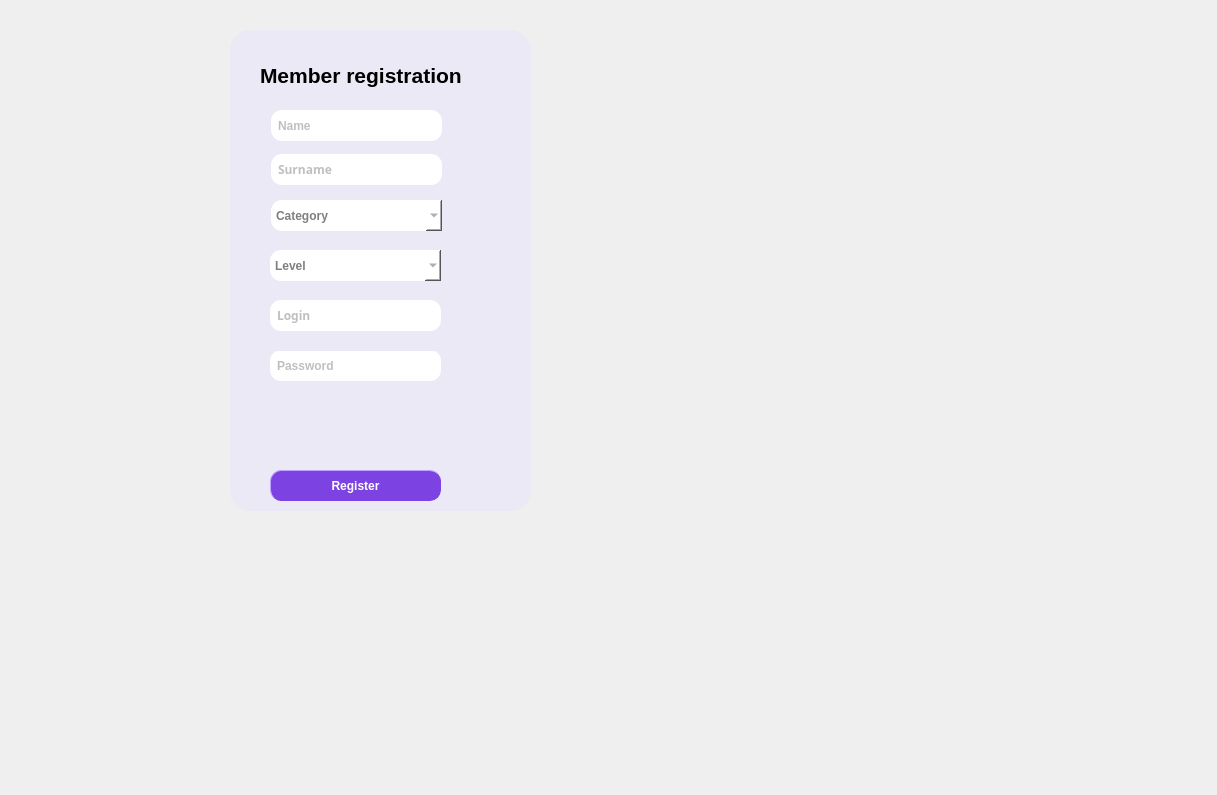
<?xml version="1.0" encoding="UTF-8"?>
<ui version="4.0">
 <class>Member_registration</class>
 <widget class="QWidget" name="Member_registration">
  <property name="geometry">
   <rect>
    <x>0</x>
    <y>0</y>
    <width>1217</width>
    <height>795</height>
   </rect>
  </property>
  <property name="font">
   <font>
    <family>Source Code Pro</family>
   </font>
  </property>
  <property name="windowTitle">
   <string>Member_registration</string>
  </property>
  <property name="styleSheet">
   <string notr="true"/>
  </property>
  <widget class="QWidget" name="widget" native="true">
   <property name="geometry">
    <rect>
     <x>230</x>
     <y>30</y>
     <width>301</width>
     <height>481</height>
    </rect>
   </property>
   <property name="styleSheet">
    <string notr="true">background: #EBE9F5;
border-radius: 20px;

</string>
   </property>
   <widget class="QLabel" name="password_status">
    <property name="geometry">
     <rect>
      <x>40</x>
      <y>360</y>
      <width>231</width>
      <height>71</height>
     </rect>
    </property>
    <property name="font">
     <font>
      <family>Segoe UI</family>
      <pointsize>7</pointsize>
      <bold>true</bold>
     </font>
    </property>
    <property name="styleSheet">
     <string notr="true">color:red</string>
    </property>
    <property name="text">
     <string/>
    </property>
   </widget>
   <widget class="QLineEdit" name="name_input">
    <property name="geometry">
     <rect>
      <x>41</x>
      <y>80</y>
      <width>171</width>
      <height>31</height>
     </rect>
    </property>
    <property name="font">
     <font>
      <family>Segoe UI</family>
      <bold>true</bold>
     </font>
    </property>
    <property name="styleSheet">
     <string notr="true">border-radius: 11px;
border-width: 1px;
background-color: #FFFFFF;
color: #7F7F7F;
padding: 5px;</string>
    </property>
    <property name="placeholderText">
     <string>Name</string>
    </property>
   </widget>
   <widget class="QLineEdit" name="password_input">
    <property name="geometry">
     <rect>
      <x>40</x>
      <y>320</y>
      <width>171</width>
      <height>31</height>
     </rect>
    </property>
    <property name="font">
     <font>
      <family>Segoe UI</family>
      <bold>true</bold>
     </font>
    </property>
    <property name="styleSheet">
     <string notr="true">border-radius: 11px;
border-width: 1px;
background-color: #FFFFFF;
color: #7F7F7F;
padding: 5px;</string>
    </property>
    <property name="placeholderText">
     <string>Password</string>
    </property>
   </widget>
   <widget class="QToolButton" name="register_button">
    <property name="geometry">
     <rect>
      <x>40</x>
      <y>440</y>
      <width>171</width>
      <height>31</height>
     </rect>
    </property>
    <property name="font">
     <font>
      <family>Segoe UI</family>
      <bold>true</bold>
     </font>
    </property>
    <property name="styleSheet">
     <string notr="true">border-style: outset ; 
border-radius: 11px;
border-color:  #7D43E2;
border-width: 1px;
background-color: #7D43E2;
color: #FFFFFF;</string>
    </property>
    <property name="text">
     <string>Register</string>
    </property>
   </widget>
   <widget class="QLabel" name="login_status">
    <property name="geometry">
     <rect>
      <x>40</x>
      <y>300</y>
      <width>221</width>
      <height>21</height>
     </rect>
    </property>
    <property name="font">
     <font>
      <family>Source Code Pro</family>
      <pointsize>7</pointsize>
      <bold>true</bold>
     </font>
    </property>
    <property name="styleSheet">
     <string notr="true">color:red
</string>
    </property>
    <property name="text">
     <string/>
    </property>
   </widget>
   <widget class="QComboBox" name="categoryCombo">
    <property name="geometry">
     <rect>
      <x>41</x>
      <y>170</y>
      <width>171</width>
      <height>31</height>
     </rect>
    </property>
    <property name="font">
     <font>
      <family>Segoe UI</family>
      <bold>true</bold>
     </font>
    </property>
    <property name="autoFillBackground">
     <bool>false</bool>
    </property>
    <property name="styleSheet">
     <string notr="true">border-radius: 11px;
border-width: 1px;
background-color: #FFFFFF;
color: #7F7F7F;
padding: 5px;</string>
    </property>
    <property name="editable">
     <bool>false</bool>
    </property>
    <property name="currentText">
     <string/>
    </property>
    <property name="insertPolicy">
     <enum>QComboBox::InsertAfterCurrent</enum>
    </property>
    <property name="placeholderText">
     <string>Category</string>
    </property>
    <property name="duplicatesEnabled">
     <bool>false</bool>
    </property>
    <property name="frame">
     <bool>true</bool>
    </property>
    <item>
     <property name="text">
      <string>Fitnnes</string>
     </property>
    </item>
    <item>
     <property name="text">
      <string>Body_building</string>
     </property>
    </item>
   </widget>
   <widget class="QLineEdit" name="login_input">
    <property name="geometry">
     <rect>
      <x>40</x>
      <y>270</y>
      <width>171</width>
      <height>31</height>
     </rect>
    </property>
    <property name="font">
     <font>
      <family>Source Code Pro</family>
      <bold>true</bold>
     </font>
    </property>
    <property name="styleSheet">
     <string notr="true">border-radius: 11px;
border-width: 1px;
background-color: #FFFFFF;
color: #7F7F7F;
padding: 5px;</string>
    </property>
    <property name="placeholderText">
     <string>Login</string>
    </property>
   </widget>
   <widget class="QLineEdit" name="surname_input">
    <property name="geometry">
     <rect>
      <x>41</x>
      <y>124</y>
      <width>171</width>
      <height>31</height>
     </rect>
    </property>
    <property name="font">
     <font>
      <family>Source Code Pro</family>
      <bold>true</bold>
     </font>
    </property>
    <property name="styleSheet">
     <string notr="true">border-radius: 11px;
border-width: 1px;
background-color: #FFFFFF;
color: #7F7F7F;
padding: 5px;</string>
    </property>
    <property name="placeholderText">
     <string>Surname</string>
    </property>
   </widget>
   <widget class="QLabel" name="surname_label_alert">
    <property name="geometry">
     <rect>
      <x>230</x>
      <y>130</y>
      <width>17</width>
      <height>17</height>
     </rect>
    </property>
    <property name="text">
     <string/>
    </property>
   </widget>
   <widget class="QLabel" name="name_label_alert">
    <property name="geometry">
     <rect>
      <x>230</x>
      <y>90</y>
      <width>17</width>
      <height>17</height>
     </rect>
    </property>
    <property name="text">
     <string/>
    </property>
   </widget>
   <widget class="QLabel" name="password_label_alert">
    <property name="geometry">
     <rect>
      <x>230</x>
      <y>330</y>
      <width>17</width>
      <height>17</height>
     </rect>
    </property>
    <property name="text">
     <string/>
    </property>
   </widget>
   <widget class="QLabel" name="login_label_alert">
    <property name="geometry">
     <rect>
      <x>230</x>
      <y>280</y>
      <width>17</width>
      <height>17</height>
     </rect>
    </property>
    <property name="text">
     <string/>
    </property>
   </widget>
   <widget class="QLabel" name="label_7">
    <property name="geometry">
     <rect>
      <x>30</x>
      <y>20</y>
      <width>231</width>
      <height>51</height>
     </rect>
    </property>
    <property name="font">
     <font>
      <family>Segoe UI</family>
      <pointsize>16</pointsize>
      <bold>true</bold>
     </font>
    </property>
    <property name="text">
     <string>Member registration</string>
    </property>
   </widget>
   <widget class="QComboBox" name="level_combo">
    <property name="geometry">
     <rect>
      <x>40</x>
      <y>220</y>
      <width>171</width>
      <height>31</height>
     </rect>
    </property>
    <property name="font">
     <font>
      <family>Segoe UI</family>
      <bold>true</bold>
     </font>
    </property>
    <property name="autoFillBackground">
     <bool>false</bool>
    </property>
    <property name="styleSheet">
     <string notr="true">border-radius: 11px;
border-width: 1px;
background-color: #FFFFFF;
color: #7F7F7F;
padding: 5px;</string>
    </property>
    <property name="editable">
     <bool>false</bool>
    </property>
    <property name="currentText">
     <string/>
    </property>
    <property name="insertPolicy">
     <enum>QComboBox::InsertAfterCurrent</enum>
    </property>
    <property name="placeholderText">
     <string>Level</string>
    </property>
    <property name="duplicatesEnabled">
     <bool>false</bool>
    </property>
    <property name="frame">
     <bool>true</bool>
    </property>
    <item>
     <property name="text">
      <string>Beginner</string>
     </property>
    </item>
    <item>
     <property name="text">
      <string>Intermediate</string>
     </property>
    </item>
    <item>
     <property name="text">
      <string>Advanced</string>
     </property>
    </item>
   </widget>
  </widget>
  <widget class="QWidget" name="widget_2" native="true">
   <property name="geometry">
    <rect>
     <x>0</x>
     <y>0</y>
     <width>791</width>
     <height>531</height>
    </rect>
   </property>
   <property name="styleSheet">
    <string notr="true">border-image: url(C:/Users/youssef albali/OneDrive/Desktop/SEM4/CP4/0f2c9051-gr12-repo/Project/GymAppQt/background.png)</string>
   </property>
  </widget>
  <zorder>widget_2</zorder>
  <zorder>widget</zorder>
 </widget>
 <layoutdefault spacing="6" margin="11"/>
 <resources>
  <include location="MyRrecourses.qrc"/>
 </resources>
 <connections/>
</ui>
